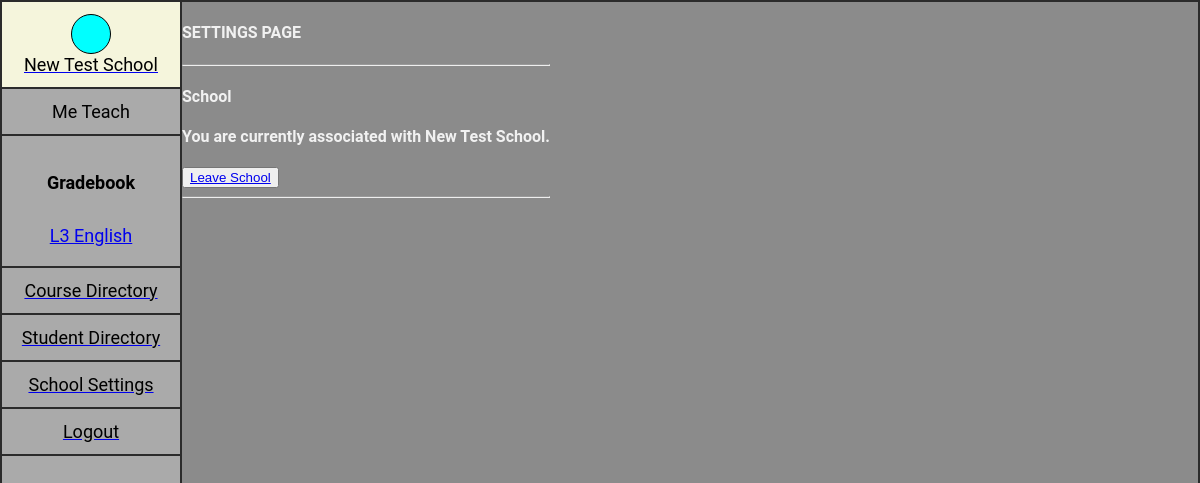
/settings (signed in), run on an earlier commit of the app's database.
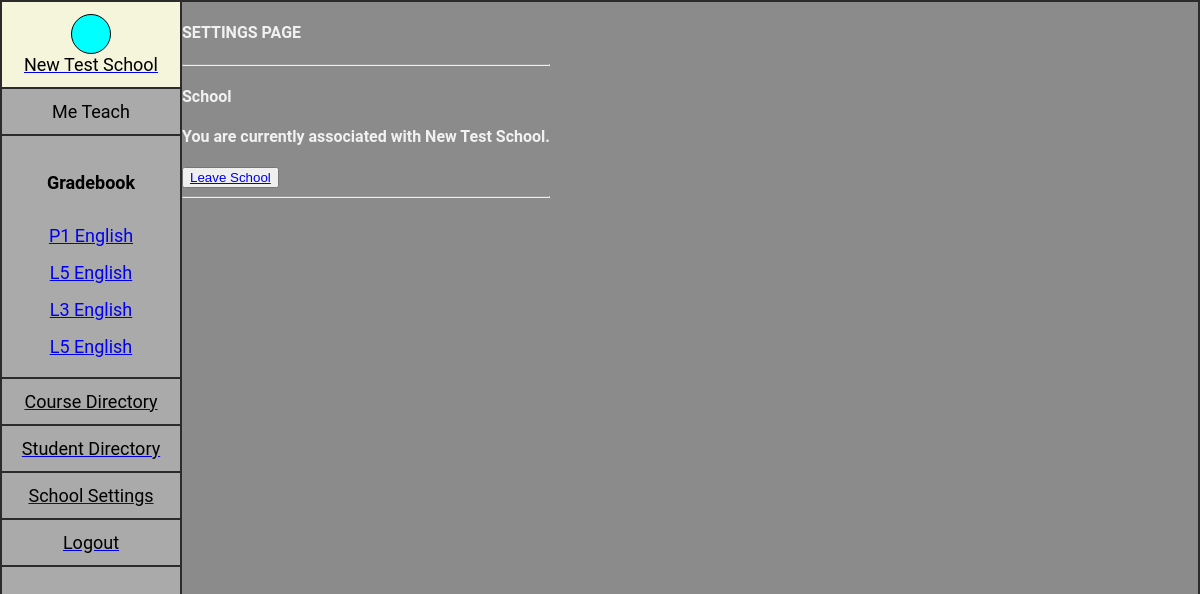
And on a later commit of the database.
### app/user.py (models this page shows, shortened)
class User(AbstractUser):
    first_name = models.CharField(max_length=256, blank=True)
    last_name = models.CharField(max_length=256, blank=True)
    phone = models.CharField(max_length=32, blank=True)
    social = models.CharField(max_length=64, blank=True, null=True) #for use with other contact servicers such as LINE, MESSENGER or WHATSAPP
    school = models.ForeignKey('School', on_delete=models.SET_NULL, related_name='user', null=True, blank=True)
    tag = models.CharField(max_length=64, blank=True, null=True) #if they have a school ID or other form of required identifier.
    is_admin = models.BooleanField(default=False)
    is_teacher = models.BooleanField(default=False)
    is_parent = models.BooleanField(default=False)
    timestamp = models.DateTimeField(auto_now_add=True)
    pass

### app/models.py (models this page shows, shortened)
class School(models.Model):
    master = models.ForeignKey('User', on_delete=models.CASCADE, related_name='created_school', null=False)
    admins = models.ManyToManyField('User', related_name='admin_school')
    name = models.CharField(max_length=128, blank=False, null=True)
    address = models.CharField(max_length=512, blank=False, null=True)
    phone = models.CharField(max_length=32, blank=False, null=True)
    admin_code = models.CharField(max_length=14, blank=False, default='aaaa-aaaa-aaaa') #referal code
    teacher_code = models.CharField(max_length=14, blank=False, default='aaaa-aaaa-aaaa') #referal code
    parent_code = models.CharField(max_length=14, blank=False, default='aaaa-aaaa-aaaa') #referal code
    timestamp = models.DateTimeField(auto_now_add=True)
    objects = models.Manager()
    def __str__(self):
        return f"{self.name}"

class Course(models.Model):
    school = models.ForeignKey('School', on_delete=models.CASCADE, related_name='facility', null=False)
    teacher = models.ForeignKey('User', on_delete=models.SET_NULL, related_name='teacher', null=True, blank=True)
    added_by = models.ForeignKey('User', on_delete=models.CASCADE, related_name='course_added_by', null=True, blank=True)
    name = models.CharField(max_length=64, blank=False, null=True) #name of class
    subject = models.CharField(max_length=128, blank=False) #subject of class
    grade_type = models.BooleanField(default=0, blank=False) #used to set grading system
    code = models.CharField(max_length=128, blank=True, null=True) #class identifer or differentiator(if any)
    level = models.CharField(max_length=24, blank=True, null=True)
    description = models.TextField(max_length=512, blank=True, null=True)
    online = models.BooleanField(default=False, blank=True, null=True) #if course is online(true) or inperson (false)
    location = models.CharField(max_length=128, blank=True, null=True) #physical location of class if any
    students = models.PositiveIntegerField(blank=True, null=True, default=0)
    start_date = models.DateField(auto_now_add=False, blank=True, null=True)
    end_date = models.DateField(auto_now_add=False, blank=True, null=True)
    start_time = models.TimeField(blank=True, default='0:0:0')
    end_time = models.TimeField(blank=True, default='0:0:0')
    timestamp = models.DateTimeField(auto_now_add=True)

### app/views.py (the view)
# urls.py: path("settings", views.settings, name="settings"),
@csrf_exempt
@login_required
def settings(request):
    user = request.user
    if user.school:
        courses = Course.objects.filter(teacher=user.id).order_by('start_time')
        if user == user.school.master:
            admins = user.school.admins.all()
            return render(request, "app/settings.html", {'courses': courses})
        else:
            return render(request, "app/settings.html", {'courses': courses})
    else:
        return HttpResponseRedirect(reverse("setupSchool"))

### app/templates/app/settings.html (shortened to what this page needs)
{% extends 'app/layout.html' %}
{% load static %}
{% block body %}
<body>
    <h4>SETTINGS PAGE</h4>
        <hr>
        <h4>School</h4>
        <h4>You are currently associated with {{user.school}}. </h4>
        {% if user == user.school.master %}
        <button type="link">
            <a id="delete_school" href="{% url 'deleteSchool' %}">Delete School</a>
        </button>
        {% else %}
        <button type="link">
            <a id="leave_school" href="{% url 'leaveSchool' %}">Leave School</a>
        </button>
        {% endif %}
        <hr>
</body>
{% endblock %}

### app/templates/app/layout.html (shortened to what this page needs)
{% load static %}
<!DOCTYPE html>
<html>
    <head>
        <link href="{% static 'app/styles.css' %}" rel="stylesheet">
    </head>
    <div class="row">
        <div class="frame">
            {% if request.user.is_authenticated %}
                <div class="nav-line" id="nav-line">
                    {% if user.school %}
                    <a href="{% url 'index' %}">
                    <div class="nav-block" id="schoolBlock">
                        <div class="nav-img"></div>
                        <div>{{ user.school.name }}</div>
                    </div>
                    </a>
                    {% endif %}
                    <div class="nav-block" id="teacherBlock">
                        <div>{{ user.first_name }} {{user.last_name}}</div>
                    </div>
                    {% if user.school %}
                        {% if user.is_teacher and courses %}
                        <div class="nav-block" id="gradebook-block">
                            <h4>Gradebook</h4>
                            {% for course in courses %}
                            <a href="{% url 'gradebook' course.code %}" class="nav-dropdown-item">{{ course.name }} {{course.subject}}</a>
                            {% endfor %}
                        </div>
                        {% endif %}
                        {% if user.is_admin %}
                        <a class="button" href="{% url 'courses' 'school' %}">
                            <div class="nav-block" id="CoursesBlock">Course Directory</div>
                        </a>
                        <a class="button" href="{% url 'students' 'school' %}">
                            <div class="nav-block">Student Directory</div>
                        </a>
                        <a class="button" href="{% url 'settings' %}">
                            <div class="nav-block" id="settingsBlock">School Settings</div>
                        </a>
                        {% endif %}
                    {% endif %}
                    <a class="button" href="{% url 'logout' %}">
                        <div class="nav-block" >Logout</div>
                    </a>
                </div>
            {% endif %}
            <main>
                {% block body %}
                {% endblock %}
            </main>
        </div>
    </div>
</html>

### app/static/app/styles.css (style rules this page uses)
body, html, nav, main { height: 100%; }
* { box-sizing:border-box; }
body { display: flex; flex-direction: column; margin: 0; background-color: rgb(40, 40, 40); font-family: 'Roboto', arial; color: rgb(241, 241, 241); }
.row { display: flex; flex: 1; }
.frame { display:flex; flex-direction: row; flex-grow: 1; flex-shrink: 1; flex-basis: 0; background-color: rgb(139, 139, 139); border: .25vh solid #2b2b2b; }
.nav-line { display: flex; flex-direction: column; width: 180px; height: 100%; background-color: rgb(170, 170, 170); border-right: .25vh solid #2b2b2b; }
.nav-block { display: flex; flex-direction: column; justify-content: flex-start; align-items: center; width: auto; height: fit-content; padding: 1.5vh; color: black; font-size: large; border-bottom: .25vh solid #2b2b2b; }
.nav-img { width: 40px; height: 40px; border-radius: 100%; border: 1px solid black; background-color: aqua; }
.nav-dropdown-item { display: flex; align-items: center; justify-content: space-evenly; width: 100%; align-self: flex-end; padding:1vh; }
#schoolBlock { background-color: beige; }
#teacherBlock { justify-content: none; align-items: none; }

What changed in the data, as far as the page shows it:
added Course: name "P1", subject "English"
added Course: name "L5", subject "English"
added Course: name "L5", subject "English"
